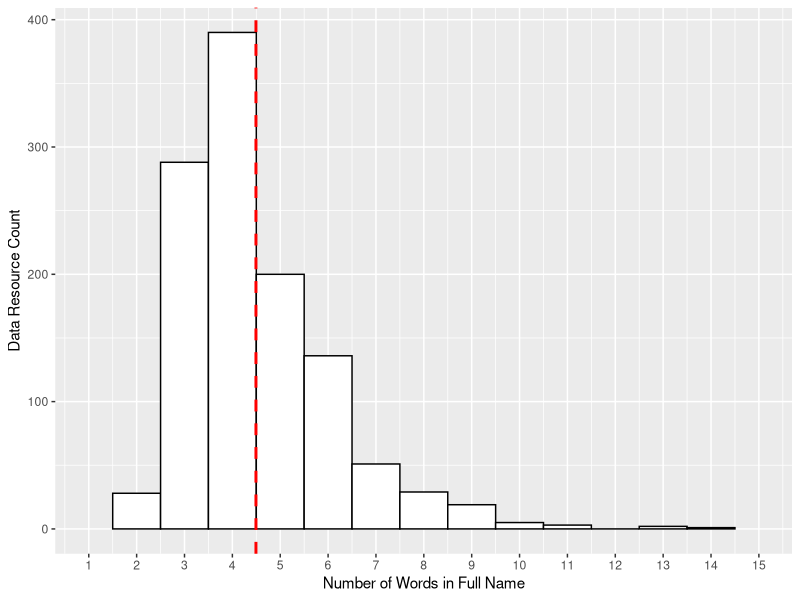

Recreate this plot in R.
## STEP 2 - Analyze Full Names
## Package(s): tidyverse, ggplot2
## Input file(s): names_output_common.csv
## Output file(s): names_output_common_full.csv, full_name_histogram_2024-06-14.jpeg (figure 3)

library(tidyverse)
library(ggplot2)

## read file
f <- read.csv("names_output_common.csv")

## prep

f <- f %>% 
  mutate(across(where(is.character), str_trim))

f$best_full <- str_to_lower(f$best_full)

## count number of words and extract first word, middle word(s), and last word

f <- f %>%
  mutate(full_first = word(f$best_full, 1)) %>%
  mutate(full_mid = word(f$best_full, 2  , -2)) %>%
  mutate(full_last = word(f$best_full, -1)) %>%
  mutate(full_word_count = str_count(f$best_full, "\\w+"))

## check summary stats for word counts
summary <- summary(f$full_word_count)
sd <- sd(f$full_word_count)
q1 <- quantile(f$full_word_count, 0.25)
q2 <- quantile(f$full_word_count, 0.5)
q3 <- quantile(f$full_word_count, 0.75)

## calculate frequencies
full_last_count <- f %>% count(full_last, sort = TRUE)
full_first_count <- f %>% count(full_first, sort = TRUE)
full_word_count <- f %>% count(full_word_count, sort = TRUE)

## save file
write.csv(f,"names_output_common_full.csv", row.names = FALSE)

## plot histogram
p <- ggplot(f, aes(x=full_word_count)) + geom_histogram(color="black", fill="white", bins=35, binwidth = 1) +
scale_x_continuous(breaks = seq(1, 15, 1), lim = c(1, 15)) +
  xlab("Number of Words in Full Name") +
  ylab("Data Resource Count")
p+ geom_vline(aes(xintercept=mean(full_word_count)),
  color="red", linetype="dashed", linewidth=1)
